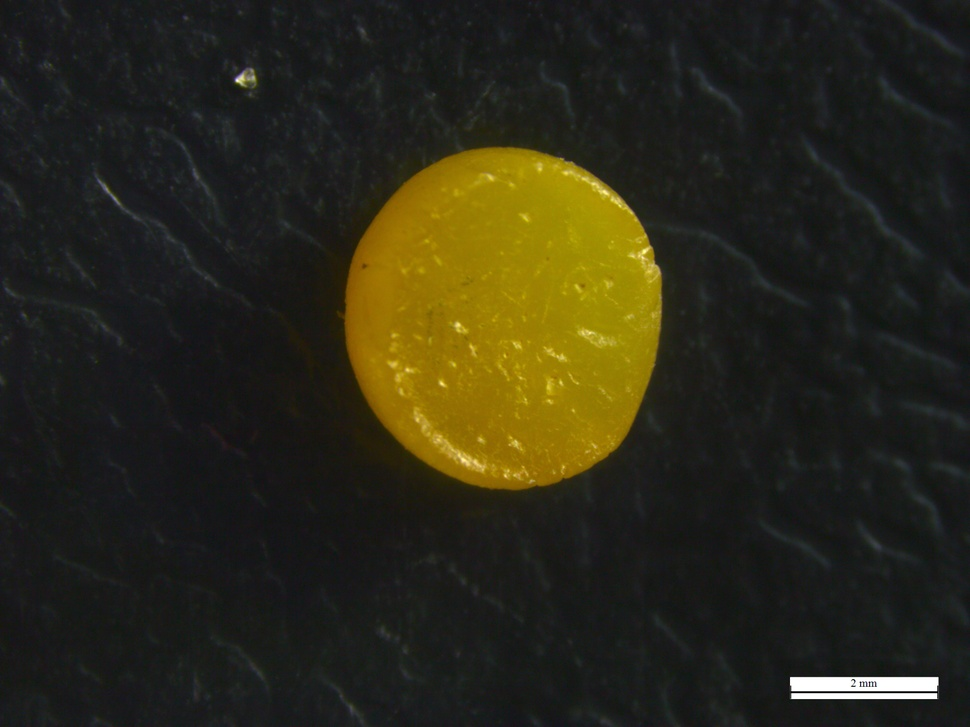
#> input picture notebooks/fotos_pellets_cp/cl1_p1_psul_deixa1_g0005.jpg, 970 x 727 px, shrunk from 2048 x 1536 before the run
$ jupyter execute rotina_03_filtro.ipynb
#> lines starting #> are read from the running program, lines starting #| are printed output that depends on the picture; after the words box and inside, x2 and y2 are one past the last pixel; in counts of white or black regions, pixels touching at a corner belong together
<h1><center> Análise de pellets plásticos como ferramenta para o estudo de permanência de microplásticos em praias arenosas. </center></h1>

Juana Gerevini Bozzetto

## 03. Filtrando as Imagens

- Trabalhar com apenas uma imagem, tentado distrinchar o código para ela
- 1 imagens utilizadas: pellet amarelo claro
- Retirar o fundo preto da imagem, mantendo a área de interesse
- Opções para remoção do fundo:

> **1) Florian's Blog** - https://flothesof.github.io/removing-background-scikit-image.html --> não funciona pq rotina para imagem pb

> **2) Remove background colour from image using Python/PIL** - https://stackoverflow.com/questions/21217384/remove-background-colour-from-image-using-python-pil

> **3) Remove background with cv2** - (não lembro de onde tirei hihi)

> **4) Regional Maxima** - https://scikit-image.org/docs/dev/auto_examples/color_exposure/plot_regional_maxima.html#sphx-glr-auto-examples-color-exposure-plot-regional-maxima-py

> **5) Retirei o fundo com um site** - https://www.remove.bg/pt-br

[cell 1]
# --- Bibliotecas utilizadas na rotina ---#

import os

import matplotlib.pyplot as plt
import numpy as np
import skimage

[cell 2]
# --- Abrindo o arquivo jpg ---#
from skimage import io  # io é parte do skimage

# --- Imagem para teste ---#

# Pellet 0: Pellet Amarelo Claro
pellet_a = io.imread("fotos_pellets_cp/cl1_p1_psul_deixa1_g0005.jpg")
#> pellet_a is the input picture: shape (727, 970, 3); mean R, G, B 43.2, 40.8, 24.8


# --- Mostrar Imagens ---#
plt.figure(figsize=(8, 8))  # definindo tamanho da imagem
plt.imshow(pellet_a)
plt.title("Pellet 0")
plt.show()

print("Tamanho da imagem: {}".format(pellet_a.shape))
#| Tamanho da imagem: (727, 970, 3)
print("Tipo de imagem: {}".format(pellet_a.dtype))
#| Tipo de imagem: uint8

# imagens coloridas possuem .shape matriz 3D [altura, largura, cor (3)]

[cell 3]
# TENTATIVA 1 - OPÇÃO A - FROLIAN'S BLOG

# rotina de imagem pb, não funciona com as imagens que temos que são coloridas

[cell 4]
# TENTATIVA 2 - ????

import cv2
import numpy as np

# load image
img = pellet_a

# convert to graky
gray = cv2.cvtColor(img, cv2.COLOR_BGR2GRAY)
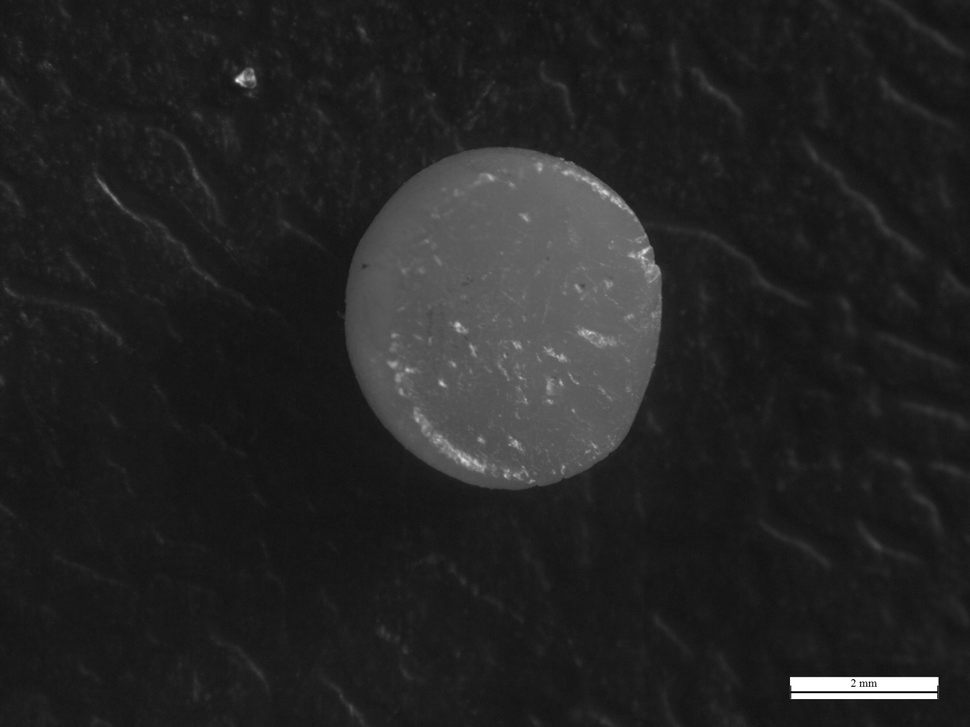
#> gray: shape (727, 970); min 0, max 255, mean 36.2

# threshold input image as mask
mask = cv2.threshold(gray, 250, 255, cv2.THRESH_BINARY)[1]
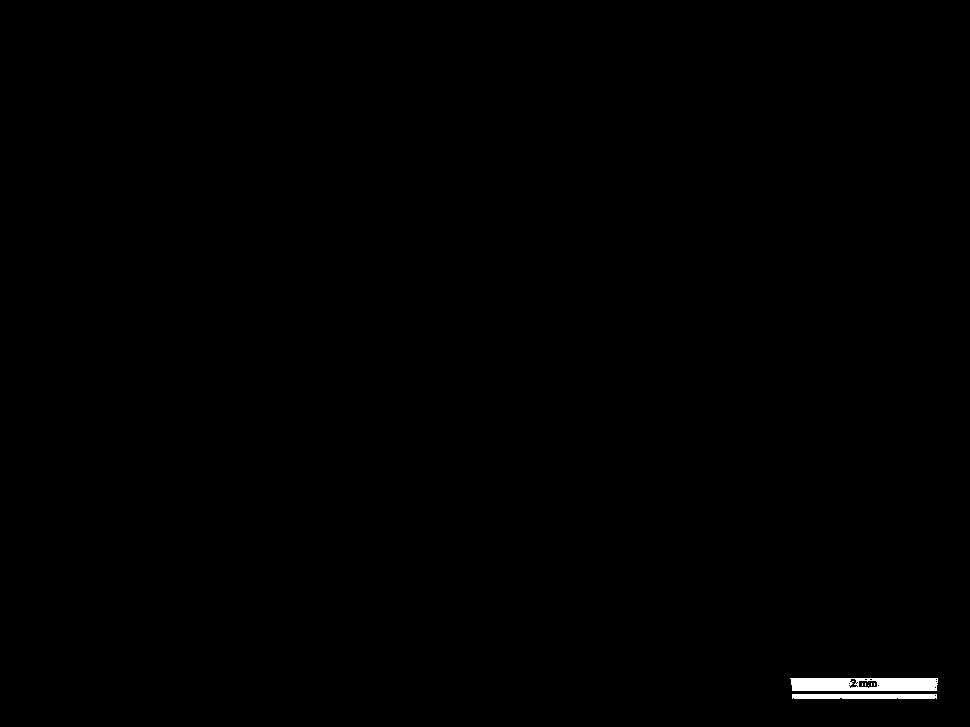
#> mask: shape (727, 970); 0.35% white; 7 white regions (5 under 20 px), largest, box (x1, y1, x2, y2) and area: (790, 678, 938, 691) 1745, (792, 694, 937, 699) 719

# negate mask
mask = 255 - mask

# apply morphology to remove isolated extraneous noise
# use borderconstant of black since foreground touches the edges
kernel = np.ones((3, 3), np.uint8)
mask = cv2.morphologyEx(mask, cv2.MORPH_OPEN, kernel)
#> mask: shape (727, 970); 99.6% white; 2 black regions, box (x1, y1, x2, y2) and area: (790, 678, 938, 691) 1864, (792, 694, 937, 699) 725
mask = cv2.morphologyEx(mask, cv2.MORPH_CLOSE, kernel)
#> mask: shape (727, 970); 99.6% white; 2 black regions, box (x1, y1, x2, y2) and area: (791, 678, 938, 691) 1863, (792, 694, 937, 699) 725

# anti-alias the mask -- blur then stretch
# blur alpha channel
mask = cv2.GaussianBlur(mask, (0, 0), sigmaX=2, sigmaY=2, borderType=cv2.BORDER_DEFAULT)

# linear stretch so that 127.5 goes to 0, but 255 stays 255
mask = (2 * (mask.astype(np.float32)) - 255.0).clip(0, 255).astype(np.uint8)

# put mask into alpha channel
result = img.copy()
result = cv2.cvtColor(result, cv2.COLOR_BGR2BGRA)
result[:, :, 3] = mask
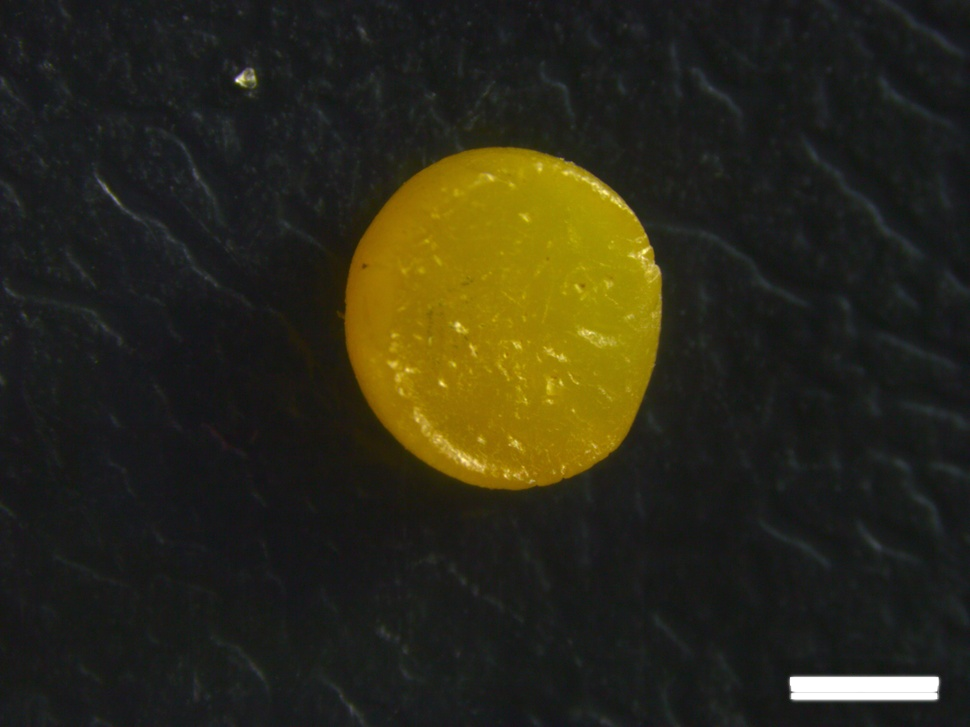
#> result: shape (727, 970, 4); mean R, G, B, A 43.2, 40.8, 24.8, 253.7; transparent parts drawn white

# save resulting masked image
cv2.imwrite(
    "fotos_pellets_cp/rotina_03_tentativa2.png",
    result,
)

# display result, though it won't show transparency
plt.imshow(img)
plt.imshow(gray)
plt.imshow(mask)
plt.imshow(result)
cv2.waitKey(1)

[cell 5]
# TENTATIVA 3 - Python/PIL

import numpy as np
from PIL import Image

im = Image.open("fotos_pellets_cp/cl1_p1_psul_deixa1_g0005.jpg")
im = im.convert("RGBA")
data = np.array(im)
im_color = im.getpixel(
    (10, 15)
)  # pega o pixel de determinadas coordenadas, tentar achar um jeito de pegar tudo (?)
#> im_color = (19, 25, 25, 255)
print(im_color)
#| (19, 25, 25, 255)

im_color2 = list(im.getdata())
#> im_color2 = 705190 items
print(im_color2)  # lista de pixel das imagens, mas nao carregou aqui pq:
#> (printed output is left out)

"""IOPub data rate exceeded.
The notebook server will temporarily stop sending output
to the client in order to avoid crashing it.
To change this limit, set the config variable
`--NotebookApp.iopub_data_rate_limit`.

Current values:
NotebookApp.iopub_data_rate_limit=1000000.0 (bytes/sec)
NotebookApp.rate_limit_window=3.0 (secs)
"""

# just use the rgb values for comparison
rgb = data[:, :, :3]
color = list(im_color[:3])
#> color = [19, 25, 25]
print(color)  # Original value
black = [0, 0, 0, 255]
white = [255, 255, 255, 255]
mask = np.all(rgb == color, axis=-1)
#> mask: shape (727, 970) bool; 0.08% white in thin lines or dots
# change all pixels that match color to white
data[mask] = white
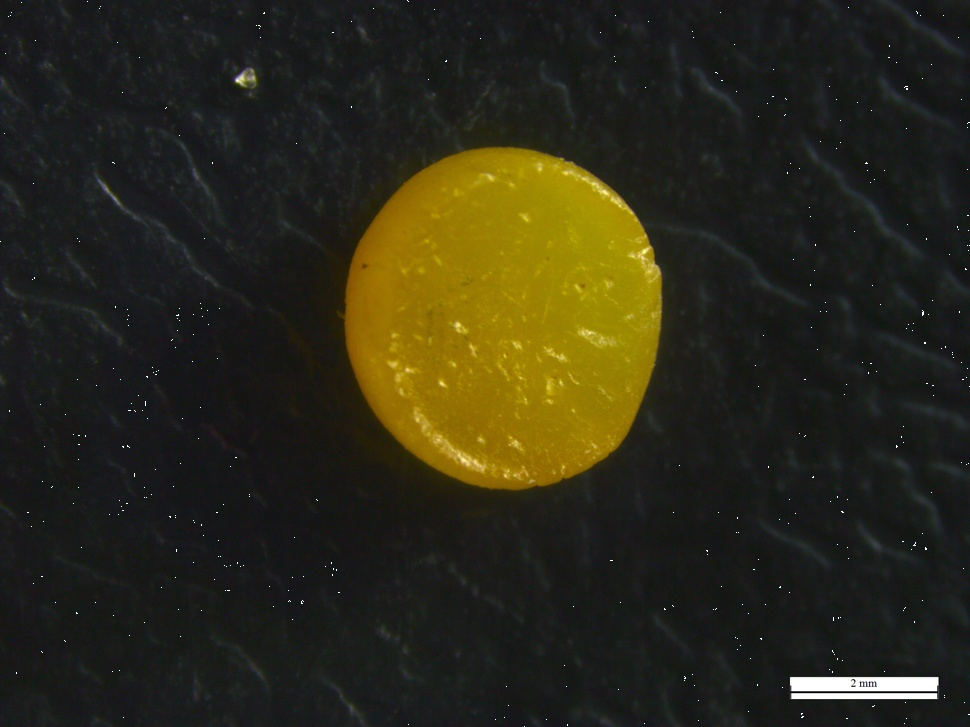
#> data: shape (727, 970, 4); mean R, G, B, A 43.4, 40.9, 25, 255

# change all pixels that don't match color to black
##data[np.logical_not(mask)] = black
new_im = Image.fromarray(data)
new_im.save("fotos_pellets_cp/rotina_03_tentativa3.png")

[cell 6]
# TENTATIVA 4 - REGIONAL MAXIMA

"""First we try reconstruction by dilation starting at the edges of the image. We
initialize a seed image to the minimum intensity of the image, and set its
border to be the pixel values in the original image. These maximal pixels will
get dilated in order to reconstruct the background image.) """

import matplotlib.pyplot as plt
import numpy as np
from scipy.ndimage import gaussian_filter
from skimage import data, img_as_float

# Convert to float: Important for subtraction later which won't work with uint8
from skimage.io import imread
from skimage.morphology import reconstruction

sk_image = imread("fotos_pellets_cp/cl1_p1_psul_deixa1_g0005.jpg")
image = img_as_float(sk_image)
image = gaussian_filter(image, 1)

seed = np.copy(image)
seed[1:-1, 1:-1] = image.min()
mask = image

dilated = reconstruction(seed, mask, method="dilation")
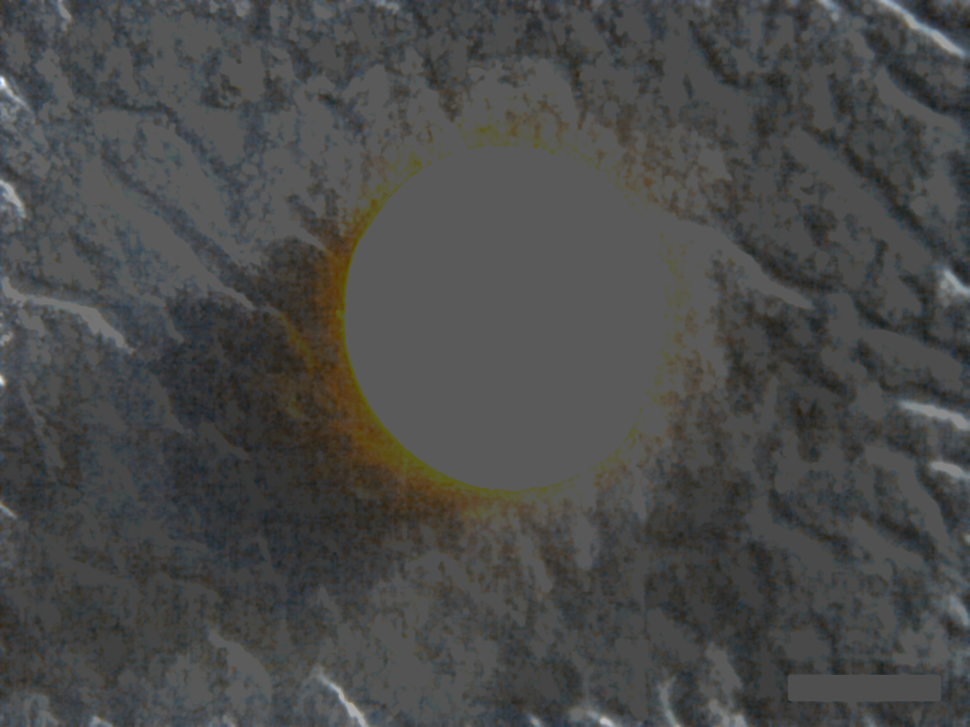
#> dilated: shape (727, 970, 3) float64; mean R, G, B 0.103, 0.104, 0.103; drawn with min black and max white

images = [image, dilated]

"""Subtracting the dilated image leaves an image with just the coins and a
flat, black background, as shown below."""

fig, (ax0, ax1, ax2) = plt.subplots(
    nrows=1, ncols=3, figsize=(8, 2.5), sharex=True, sharey=True
)

ax0.imshow(image, cmap="gray")
ax0.set_title("original image")
ax0.axis("off")

ax1.imshow(dilated, vmin=image.min(), vmax=image.max(), cmap="gray")
ax1.set_title("dilated")
ax1.axis("off")

ax2.imshow(image - dilated, cmap="gray")
ax2.set_title("image - dilated")
ax2.axis("off")

fig.tight_layout()

"""Although the features (i.e. the coins) are clearly isolated, the coins
surrounded by a bright background in the original image are dimmer in the
subtracted image. We can attempt to correct this using a different seed
image.

Instead of creating a seed image with maxima along the image border, we can
use the features of the image itself to seed the reconstruction process.
Here, the seed image is the original image minus a fixed value, ``h``."""

h = 0.4
seed = image - h
dilated = reconstruction(seed, mask, method="dilation")
hdome = image - dilated

"""To get a feel for the reconstruction process, we plot the intensity of the
mask, seed, and dilated images along a slice of the image (indicated by red
line)."""

fig, (ax0, ax1, ax2) = plt.subplots(nrows=1, ncols=3, figsize=(8, 2.5))
yslice = 197

ax0.plot(mask[yslice], "0.5", label="mask")
ax0.plot(seed[yslice], "k", label="seed")
ax0.plot(dilated[yslice], "r", label="dilated")
ax0.set_ylim(-0.2, 2)
ax0.set_title("image slice")
ax0.set_xticks([])
ax0.legend()

ax1.imshow(dilated, vmin=image.min(), vmax=image.max(), cmap="gray")
ax1.axhline(yslice, color="r", alpha=0.4)
ax1.set_title("dilated")
ax1.axis("off")

ax2.imshow(hdome, cmap="gray")
ax2.axhline(yslice, color="r", alpha=0.4)
ax2.set_title("image - dilated")
ax2.axis("off")

fig.tight_layout()
plt.show()
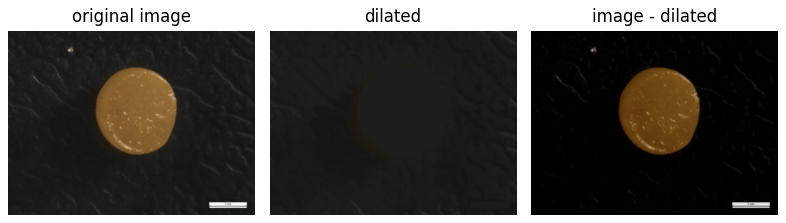
#> figure drawn by matplotlib, 3 panels
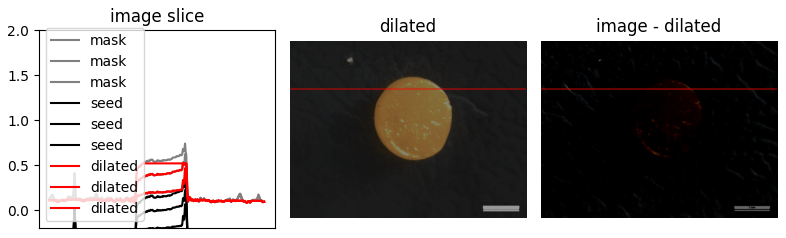
#> figure drawn by matplotlib, 3 panels

"""As you can see in the image slice, each coin is given a different baseline
intensity in the reconstructed image; this is because we used the local
intensity (shifted by ``h``) as a seed value. As a result, the coins in the
subtracted image have similar pixel intensities. The final result is known
as the h-dome of an image since this tends to isolate regional maxima of
height ``h``. This operation is particularly useful when your images are
unevenly illuminated. """

[cell 7]
# TENTATIVA 5 - SITE REMOVE BG

import matplotlib.pyplot as plt
from skimage import io

# Diminui a qualidade da imagem, fiz o teste pra tentar colocar nos histogramas e ver o que acontecia

pellet_5a = io.imread("fotos_pellets_cp/rotina_03_tentativa5a.png")
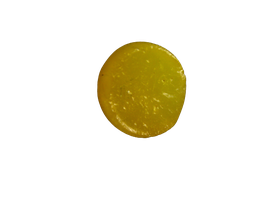
#> input picture notebooks/fotos_pellets_cp/rotina_03_tentativa5a.png, 273 x 205 px, shrunk from 577 x 433 before the run
#> pellet_5a is the input picture: shape (205, 273, 4); mean R, G, B, A 20.1, 16.2, 0.7, 30.9
pellet_5b = io.imread("fotos_pellets_cp/rotina_03_tentativa5b.png")
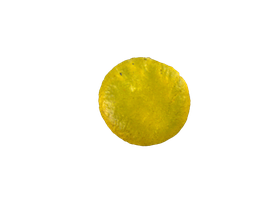
#> input picture notebooks/fotos_pellets_cp/rotina_03_tentativa5b.png, 273 x 205 px, shrunk from 577 x 433 before the run
#> pellet_5b is the input picture: shape (205, 273, 4); mean R, G, B, A 23.2, 20.1, 0.9, 29

# --- Mostrar Imagens ---#
plt.figure(figsize=(8, 8))  # definindo tamanho da imagem
plt.imshow(pellet_5a)
plt.title("Pellet A")
plt.show()

plt.figure(figsize=(8, 8))  # definindo tamanho da imagem
plt.imshow(pellet_5b)
plt.title("Pellet B")
plt.show()
